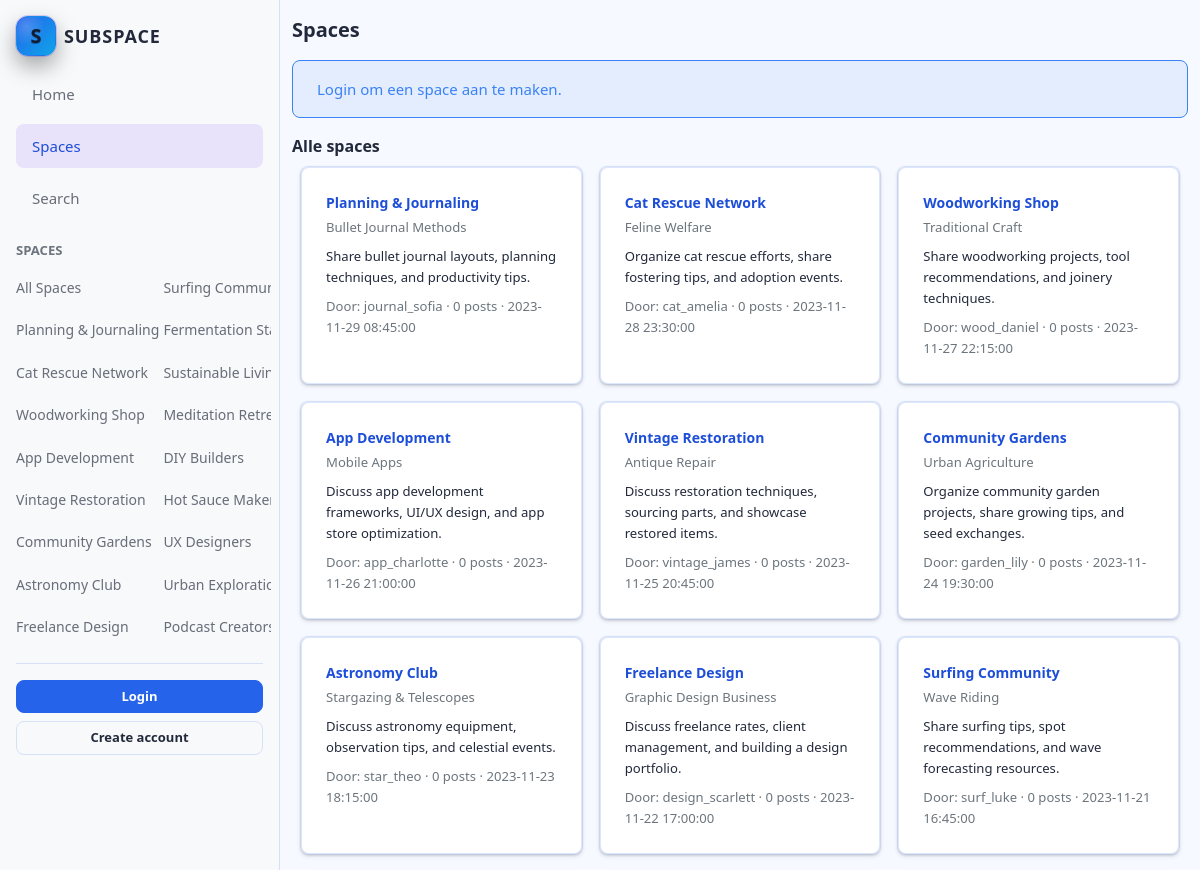
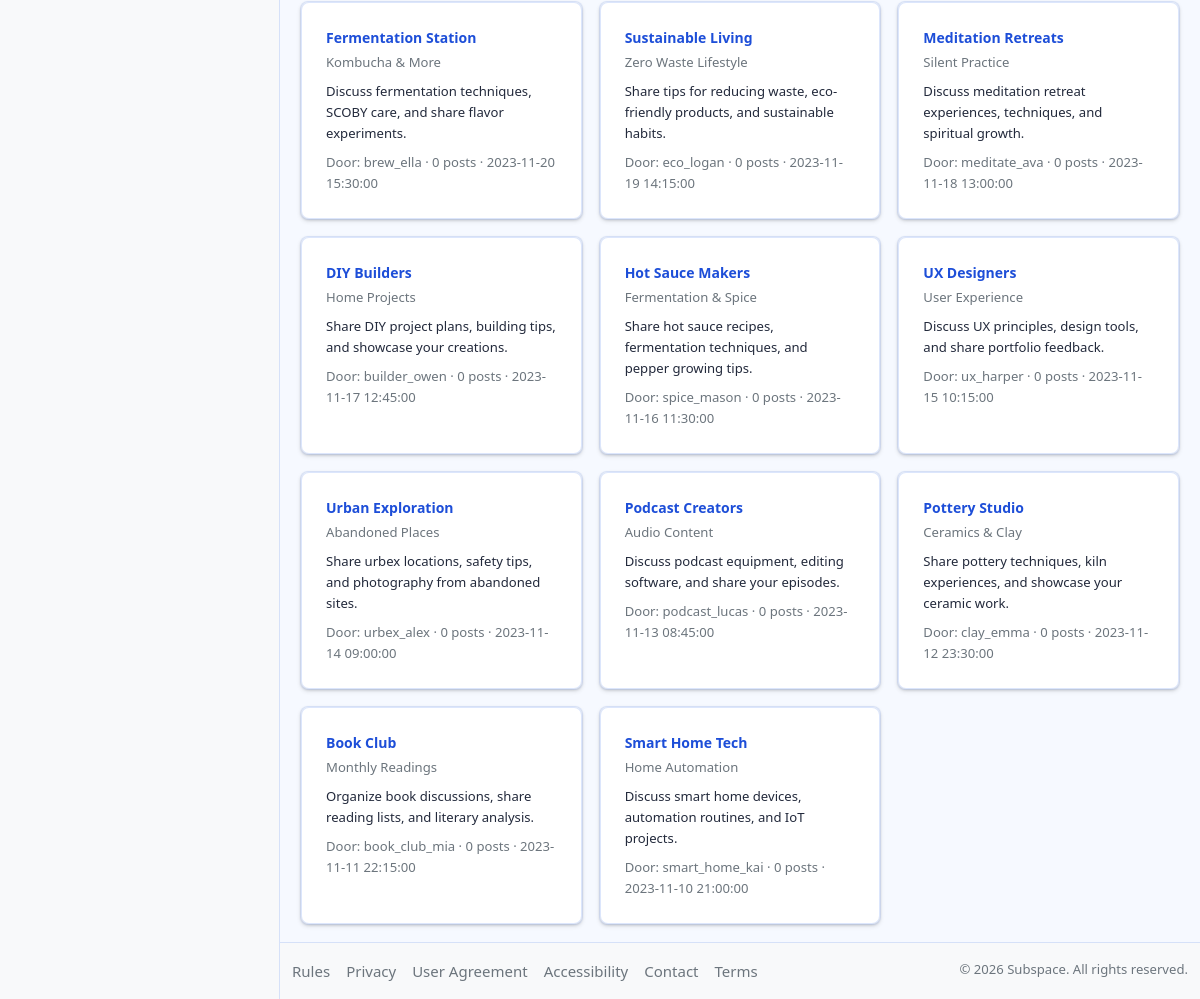
Screenshot of /space.php with the database file from the repository (2 pictures, top to bottom).
### tables this page shows
CREATE TABLE IF NOT EXISTS spaces (
  id INT AUTO_INCREMENT PRIMARY KEY,
  user_id INT NOT NULL,
  title VARCHAR(100) NOT NULL,
  subject VARCHAR(255) NOT NULL,
  description TEXT NULL,
  is_hidden TINYINT(1) NOT NULL DEFAULT 0,
  created_at DATETIME NOT NULL,
  updated_at DATETIME NULL,
  KEY ix_spaces_created_at (created_at),
  KEY ix_spaces_user_created (user_id, created_at),
  CONSTRAINT fk_spaces_user FOREIGN KEY (user_id) REFERENCES users(id) ON DELETE CASCADE
);

CREATE TABLE IF NOT EXISTS users (
  id INT AUTO_INCREMENT PRIMARY KEY,
  username VARCHAR(50) NOT NULL,
  email VARCHAR(255) NOT NULL,
  password_hash VARCHAR(255) NOT NULL,
  role VARCHAR(20) NOT NULL DEFAULT 'user',
  created_at DATETIME NOT NULL,
  updated_at DATETIME NULL,
  UNIQUE KEY uq_users_username (username),
  UNIQUE KEY uq_users_email (email)
);

### includes/helpers.php (called while the page is built, shortened)
<?php
function e(?string $value): string
{
    return htmlspecialchars($value ?? '', ENT_QUOTES | ENT_SUBSTITUTE, 'UTF-8');
}
function app_base_path(): string
{
    static $base = null;
    if ($base !== null) {
        return $base;
    }
    $configFile = __DIR__ . '/config.php';
    $config = require $configFile;
    $base = rtrim((string)($config['app']['base_path'] ?? ''), '/');
    return $base;
}
function url(string $path = '/'): string
{
    $path = (string)$path;
    $base = trim(app_base_path());
    return rtrim($base, '/') . $path;
}
function db_has_column(string $table, string $column): bool
{
    static $cache = [];
    $key = $table . '.' . $column;
    if (array_key_exists($key, $cache)) {
        return (bool)$cache[$key];
    }
    $pdo = Db::pdo();
    $stmt = $pdo->prepare(
        'SELECT 1
         FROM INFORMATION_SCHEMA.COLUMNS
         WHERE TABLE_SCHEMA = DATABASE()
           AND TABLE_NAME = :t
           AND COLUMN_NAME = :c
         LIMIT 1'
    );
    $stmt->execute([':t' => $table, ':c' => $column]);
    $cache[$key] = (bool)$stmt->fetchColumn();
    return (bool)$cache[$key];
}
function get_spaces(int $limit = 20, int $offset = 0, bool $include_hidden = false): array
{
    $pdo = Db::pdo();
    $hidden_clause = $include_hidden ? '' : 'AND s.is_hidden = 0';
    $hasSpaceId = db_has_column('posts', 'space_id');
    if ($hasSpaceId) {
        $sql =
            "SELECT s.id, s.user_id, s.title, s.subject, s.description, s.is_hidden, s.created_at,
                    u.username, COUNT(p.id) AS post_count
             FROM spaces s
             JOIN users u ON u.id = s.user_id
             LEFT JOIN posts p ON p.space_id = s.id AND p.is_hidden = 0
             WHERE 1=1 $hidden_clause
             GROUP BY s.id
             ORDER BY s.created_at DESC
             LIMIT :limit OFFSET :offset";
    }
    $stmt = $pdo->prepare($sql);
    $stmt->bindValue(':limit', $limit, PDO::PARAM_INT);
    $stmt->bindValue(':offset', $offset, PDO::PARAM_INT);
    $stmt->execute();
    return $stmt->fetchAll();
}

### includes/config.php (called while the page is built, shortened)
<?php
return [
    'app' => [
        'base_path' => '/projecten/Subspace',
    ],
    'db' => [
        'host' => '127.0.0.1',
        'name' => 'subspace',
        'user' => 'root',
        'pass' => '',
        'charset' => 'utf8mb4',
    ],
];

### includes/auth.php (called while the page is built, shortened)
<?php
require_once __DIR__ . '/helpers.php';
function current_user(): ?array
{
    if (!isset($_SESSION['user_id'])) {
        return null;
    }
    $userId = (int)$_SESSION['user_id'];
    $pdo = Db::pdo();
    $stmt = $pdo->prepare('SELECT id, username, email, role, created_at FROM users WHERE id = :id');
    $stmt->execute([':id' => $userId]);
    $user = $stmt->fetch();
    return $user ?: null;
}
function is_admin(): bool
{
    $user = current_user();
    return $user && ($user['role'] ?? '') === 'admin';
}

### space.php (the view, shortened to what this page needs)
<?php
require_once __DIR__ . '/includes/helpers.php';
require_once __DIR__ . '/includes/auth.php';
$spaceId = (int)($_GET['id'] ?? 0);
    foreach ($spaces as $space): ?>
    <?php endforeach;
require_once __DIR__ . '/includes/header.php';
if ($spaceId > 0) {
    $space = get_space($spaceId);
    if (!$space) {
        http_response_code(404);
        exit('Space not found');
    }
    if ((int)$space['is_hidden'] === 1 && !is_admin() && ((int)($user['id'] ?? 0) !== (int)$space['user_id'])) {
        http_response_code(403);
        exit('Forbidden');
    }
    $notice = null;
    if (isset($_GET['ok']) && $_GET['ok'] === 'created') {
        $notice = ['type' => 'success', 'message' => 'Space aangemaakt.'];
    } elseif (isset($_GET['ok']) && $_GET['ok'] === 'post_created') {
        $notice = ['type' => 'success', 'message' => 'Post toegevoegd aan space.'];
    } elseif (isset($_GET['err']) && $_GET['err'] === 'space_schema') {
        $notice = ['type' => 'danger', 'message' => 'Database schema mist posts.space_id. Voer de schema-migratie uit en probeer opnieuw.'];
    } elseif (isset($_GET['err']) && $_GET['err'] === 'post_validation') {
        $notice = ['type' => 'danger', 'message' => 'Post is leeg of te lang (max 5000).'];
    } elseif (isset($_GET['err']) && $_GET['err'] === 'upload') {
        $notice = ['type' => 'danger', 'message' => 'Upload/URL failed. Upload a JPG/PNG/WebP/GIF up to 5MB, or paste a valid http(s) image URL.'];
    } elseif (isset($_GET['err']) && $_GET['err'] === 'post_database') {
        $notice = ['type' => 'danger', 'message' => 'Database error bij post aanmaken.'];
    }
    ?>
    <?php if ($notice): ?>
        <div class="alert alert-<?= e($notice['type']) ?>" role="alert"><?= e($notice['message']) ?></div>
    <?php endif; ?>
    <a class="btn btn-sm btn-link px-0 mb-2" href="<?= e(url('/space.php')) ?>">&larr; Terug naar spaces</a>
    <div class="card shadow-sm mb-3">
        <div class="card-body">
            <div class="d-flex flex-wrap align-items-center gap-2 mb-2">
                <h1 class="h4 mb-0"><?= e($space['title']) ?></h1>
                <?php if ((int)$space['is_hidden'] === 1): ?>
                    <span class="badge text-bg-danger">Hidden</span>
                <?php endif; ?>
            </div>
            <div class="text-secondary mb-2"><?= e($space['subject']) ?></div>
            <?php if (!empty($space['description'])): ?>
                <div class="mb-2"><?= nl2br(e($space['description'])) ?></div>
            <?php endif; ?>
            <div class="small text-secondary">
                Gemaakt door:
                <a class="text-decoration-none" href="<?= e(url('/profile.php?u=' . urlencode((string)$space['username']))) ?>"><?= e($space['username']) ?></a>
                · <?= e($space['created_at']) ?>
            </div>
        </div>
    </div>
        <?php if ($user): ?>
            <?php require_not_blocked(); ?>
            <form class="card shadow-sm mb-3" method="post" action="<?= e(url('/space.php?id=' . $spaceId)) ?>" enctype="multipart/form-data">
                <input type="hidden" name="action" value="create_post">
                <div class="card-body">
                    <h2 class="h6 mb-3">Post toevoegen aan <?= e($space['title']) ?></h2>
                    <div class="mb-3">
                        <label class="form-label" for="content">Content</label>
                        <textarea class="form-control" id="content" name="content" rows="4" required maxlength="5000" placeholder="Wat wil je delen in deze space?"></textarea>
                    </div>
                    <div class="mb-3">
                        <label class="form-label" for="image">Image (optional)</label>
                        <input class="form-control" id="image" name="image" type="file" accept="image/*">
                        <div class="form-text">JPG/PNG/WebP/GIF, max 5MB. Stored in assets/uploads.</div>
                    </div>
                    <div class="mb-3">
                        <label class="form-label" for="media_url">Or image URL (optional)</label>
                        <input class="form-control" id="media_url" name="media_url" type="url" placeholder="https://images.unsplash.com/...">
                    </div>
                    <button class="btn btn-primary" type="submit">Post plaatsen</button>
                </div>
            </form>
        <?php else: ?>
            <div class="alert alert-secondary" role="alert">Login om posts toe te voegen.</div>
        <?php endif; ?>
        <h2 class="h5 mt-4">Posts in deze space</h2>
        <?php
        $posts = get_space_posts($spaceId);
        if (empty($posts)): ?>
            <div class="alert alert-secondary" role="alert">Geen posts in deze space.</div>
        <?php else: ?>
            <?php foreach ($posts as $post): ?>
                <div class="card shadow-sm mb-2">
                    <div class="card-body">
                        <div class="d-flex flex-wrap align-items-center gap-2 small text-secondary mb-2">
                            <a class="fw-semibold text-decoration-none" href="<?= e(url('/profile.php?u=' . urlencode((string)$post['username']))) ?>"><?= e($post['username']) ?></a>
                            <span>·</span>
                            <span><?= e($post['created_at']) ?></span>
                        </div>
                        <div class="mb-2"><?= nl2br(e($post['content'])) ?></div>
                        <?php if (!empty($post['media_url'])): ?>
                            <img class="post-image img-fluid rounded border" src="<?= e(url((string)$post['media_url'])) ?>" alt="" loading="lazy">
                        <?php endif; ?>
                        <a class="btn btn-sm btn-link px-0" href="<?= e(url('/post.php?id=' . (int)$post['id'])) ?>">Details &rarr;</a>
                    </div>
                </div>
            <?php endforeach; ?>
        <?php endif; ?>
<?php } else {
    ?>
    <div class="d-flex flex-wrap align-items-center justify-content-between gap-2 mb-3">
        <h1 class="h3 mb-0">Spaces</h1>
    </div>
        <?php if ($user): ?>
            <?php require_not_blocked(); ?>
            <div class="card shadow-sm mb-4" id="new-space">
                <div class="card-body">
                    <h2 class="h5">Nieuwe space aanmaken</h2>
                    <form method="post" action="<?= e(url('/space.php')) ?>">
                        <input type="hidden" name="action" value="create_space">
                        <div class="mb-3">
                            <label class="form-label" for="title">Titel</label>
                            <input class="form-control" type="text" id="title" name="title" maxlength="100" required placeholder="Titel van de space">
                        </div>
                        <div class="mb-3">
                            <label class="form-label" for="subject">Onderwerp</label>
                            <input class="form-control" type="text" id="subject" name="subject" maxlength="255" required placeholder="Waar gaat deze space over?">
                        </div>
                        <div class="mb-3">
                            <label class="form-label" for="description">Beschrijving (optioneel)</label>
                            <textarea class="form-control" id="description" name="description" rows="3" placeholder="Meer details over deze space..."></textarea>
                        </div>
                        <button class="btn btn-primary" type="submit">Space aanmaken</button>
                    </form>
                </div>
            </div>
        <?php else: ?>
            <div class="alert alert-secondary" role="alert">Login om een space aan te maken.</div>
        <?php endif; ?>
        <h2 class="h5">Alle spaces</h2>
        <?php
        $spaces = get_spaces(20, 0, is_admin());
        if (empty($spaces)): ?>
            <div class="alert alert-secondary" role="alert">Geen spaces beschikbaar.</div>
        <?php else: ?>
            <div class="row row-cols-1 row-cols-md-2 row-cols-lg-3 g-3" data-infinite-scroll data-load-more-url="<?= e(url('/space.php')) ?>">
                <?php foreach ($spaces as $space): ?>
                    <div class="col">
                        <div class="card shadow-sm h-100">
                            <div class="card-body">
                                <div class="d-flex flex-wrap align-items-center justify-content-between gap-2">
                                    <h3 class="h6 mb-0">
                                        <a class="text-decoration-none" href="<?= e(url('/space.php?id=' . (int)$space['id'])) ?>"><?= e($space['title']) ?></a>
                                    </h3>
                                </div>
                                <div class="text-secondary small mt-1 mb-2"><?= e($space['subject']) ?></div>
                                <?php if (!empty($space['description'])): ?>
                                    <div class="small mb-2"><?= e(substr((string)$space['description'], 0, 150)) ?><?= strlen((string)$space['description']) > 150 ? '...' : '' ?></div>
                                <?php endif; ?>
                                <div class="small text-secondary">Door: <?= e($space['username']) ?> · <?= (int)$space['post_count'] ?> posts · <?= e($space['created_at']) ?></div>
                            </div>
                        </div>
                    </div>
                <?php endforeach; ?>
            </div>
        <?php endif; ?>
<?php }
require_once __DIR__ . '/includes/footer.php';
?>

### includes/header.php (shortened to what this page needs)
<?php
require_once __DIR__ . '/helpers.php';
require_once __DIR__ . '/auth.php';
$user = current_user();
$currentPath = strtolower((string)($_SERVER['SCRIPT_NAME'] ?? ''));
$isActive = static function (string $path) use ($currentPath): string {
    $path = strtolower($path);
    if ($path !== '' && $path[0] !== '/') {
        $path = '/' . $path;
    }
    return str_ends_with($currentPath, $path) ? 'active' : '';
};
try {
    $navSpaces = get_spaces(200, 0, is_admin());
} catch (Throwable $e) {
    $navSpaces = [];
}
?>
<!DOCTYPE html>
<html lang="en" data-bs-theme="light">
<head>
    <link href="https://cdn.jsdelivr.net/npm/bootstrap@5.3.3/dist/css/bootstrap.min.css" rel="stylesheet">
    <link href="https://cdn.jsdelivr.net/npm/bootstrap-icons@1.11.3/font/bootstrap-icons.min.css" rel="stylesheet">
    <link rel="stylesheet" href="<?= e(url('/assets/css/style.css')) ?>">
</head>
<body>
<div class="d-flex min-vh-100">
    <aside class="d-flex flex-column flex-shrink-0 p-3 border-end bg-body-tertiary subspace-sidebar">
        <a class="d-flex align-items-center gap-2 mb-3 text-decoration-none" href="<?= e(url('/index.php')) ?>" aria-label="Subspace home">
            <span class="brand-mark" aria-hidden="true">S</span>
            <span class="brand-text">SUBSPACE</span>
        </a>
        <ul class="nav nav-pills flex-column gap-1 mb-3">
            <li class="nav-item">
                <a class="nav-link <?= e($isActive('index.php')) ?>" href="<?= e(url('/index.php')) ?>">Home</a>
            </li>
            <li class="nav-item">
                <a class="nav-link <?= e($isActive('space.php')) ?>" href="<?= e(url('/space.php')) ?>">Spaces</a>
            </li>
            <li class="nav-item">
                <a class="nav-link <?= e($isActive('search.php')) ?>" href="<?= e(url('/search.php')) ?>">Search</a>
            </li>
        </ul>
        <div class="text-uppercase small fw-semibold text-secondary mb-2">Spaces</div>
        <div class="nav flex-column small gap-1 subspace-nav-spaces">
            <a class="nav-link px-0" href="<?= e(url('/space.php')) ?>">All Spaces</a>
            <?php foreach ($navSpaces as $space): ?>
                <a class="nav-link px-0" href="<?= e(url('/space.php?id=' . (int)$space['id'])) ?>">
                    <?= e($space['title']) ?>
                </a>
            <?php endforeach; ?>
        </div>
        <div class="pt-3 mt-3 border-top">
            <?php if ($user): ?>
                <div class="small text-secondary">Signed in as</div>
                <div class="mb-2">
                    <a class="text-decoration-none" href="<?= e(url('/profile.php')) ?>"><?= e($user['username'] ?? '') ?></a>
                </div>
                <a class="btn btn-sm btn-outline-secondary w-100" href="<?= e(url('/logout.php')) ?>">Logout</a>
            <?php else: ?>
                <div class="d-grid gap-2">
                    <a class="btn btn-sm btn-primary" href="<?= e(url('/login.php')) ?>">Login</a>
                    <a class="btn btn-sm btn-outline-secondary" href="<?= e(url('/register.php')) ?>">Create account</a>
                </div>
            <?php endif; ?>
        </div>
    </aside>
    <div class="flex-grow-1 d-flex flex-column">
        <main class="container-fluid py-3 flex-grow-1">

### rows the page displays
spaces: title "Planning & Journaling", subject "Bullet Journal Methods", description "Share bullet journal layouts, planning techniques, and productivity tips.", user.username "journal_sofia", post_count "0", created_at "2023-11-29 08:45:00"
spaces: title "Cat Rescue Network", subject "Feline Welfare", description "Organize cat rescue efforts, share fostering tips, and adoption events.", user.username "cat_amelia", post_count "0", created_at "2023-11-28 23:30:00"
spaces: title "Woodworking Shop", subject "Traditional Craft", description "Share woodworking projects, tool recommendations, and joinery techniques.", user.username "wood_daniel", post_count "0", created_at "2023-11-27 22:15:00"
spaces: title "App Development", subject "Mobile Apps", description "Discuss app development frameworks, UI/UX design, and app store optimization.", user.username "app_charlotte", post_count "0", created_at "2023-11-26 21:00:00"
spaces: title "Vintage Restoration", subject "Antique Repair", description "Discuss restoration techniques, sourcing parts, and showcase restored items.", user.username "vintage_james", post_count "0", created_at "2023-11-25 20:45:00"
spaces: title "Community Gardens", subject "Urban Agriculture", description "Organize community garden projects, share growing tips, and seed exchanges.", user.username "garden_lily", post_count "0", created_at "2023-11-24 19:30:00"
spaces: title "Astronomy Club", subject "Stargazing & Telescopes", description "Discuss astronomy equipment, observation tips, and celestial events.", user.username "star_theo", post_count "0", created_at "2023-11-23 18:15:00"
spaces: title "Freelance Design", subject "Graphic Design Business", description "Discuss freelance rates, client management, and building a design portfolio.", user.username "design_scarlett", post_count "0", created_at "2023-11-22 17:00:00"
spaces: title "Surfing…", title "Surfing Community", subject "Wave Riding", description "Share surfing tips, spot recommendations, and wave forecasting resources.", user.username "surf_luke", post_count "0", created_at "2023-11-21 16:45:00"
spaces: title "Fermentation…", title "Fermentation Station", subject "Kombucha & More", description "Discuss fermentation techniques, SCOBY care, and share flavor experiments.", user.username "brew_ella", post_count "0", created_at "2023-11-20 15:30:00"
spaces: title "Sustainable…", title "Sustainable Living", subject "Zero Waste Lifestyle", description "Share tips for reducing waste, eco-friendly products, and sustainable habits.", user.username "eco_logan", post_count "0", created_at "2023-11-19 14:15:00"
spaces: title "Meditation…", title "Meditation Retreats", subject "Silent Practice", description "Discuss meditation retreat experiences, techniques, and spiritual growth.", user.username "meditate_ava", post_count "0", created_at "2023-11-18 13:00:00"
spaces: title "DIY Builders", subject "Home Projects", description "Share DIY project plans, building tips, and showcase your creations.", user.username "builder_owen", post_count "0", created_at "2023-11-17 12:45:00"
spaces: title "Hot Sauce…", title "Hot Sauce Makers", subject "Fermentation & Spice", description "Share hot sauce recipes, fermentation techniques, and pepper growing tips.", user.username "spice_mason", post_count "0", created_at "2023-11-16 11:30:00"
spaces: title "UX Designers", subject "User Experience", description "Discuss UX principles, design tools, and share portfolio feedback.", user.username "ux_harper", post_count "0", created_at "2023-11-15 10:15:00"
spaces: title "Urban…", title "Urban Exploration", subject "Abandoned Places", description "Share urbex locations, safety tips, and photography from abandoned sites.", user.username "urbex_alex", post_count "0", created_at "2023-11-14 09:00:00"
spaces: title "Podcast…", title "Podcast Creators", subject "Audio Content", description "Discuss podcast equipment, editing software, and share your episodes.", user.username "podcast_lucas", post_count "0", created_at "2023-11-13 08:45:00"
spaces: title "Pottery Studio", subject "Ceramics & Clay", description "Share pottery techniques, kiln experiences, and showcase your ceramic work.", user.username "clay_emma", post_count "0", created_at "2023-11-12 23:30:00"
spaces: title "Book Club", subject "Monthly Readings", description "Organize book discussions, share reading lists, and literary analysis.", user.username "book_club_mia", post_count "0", created_at "2023-11-11 22:15:00"
spaces: title "Smart Home Tech", subject "Home Automation", description "Discuss smart home devices, automation routines, and IoT projects.", user.username "smart_home_kai", post_count "0", created_at "2023-11-10 21:00:00"
